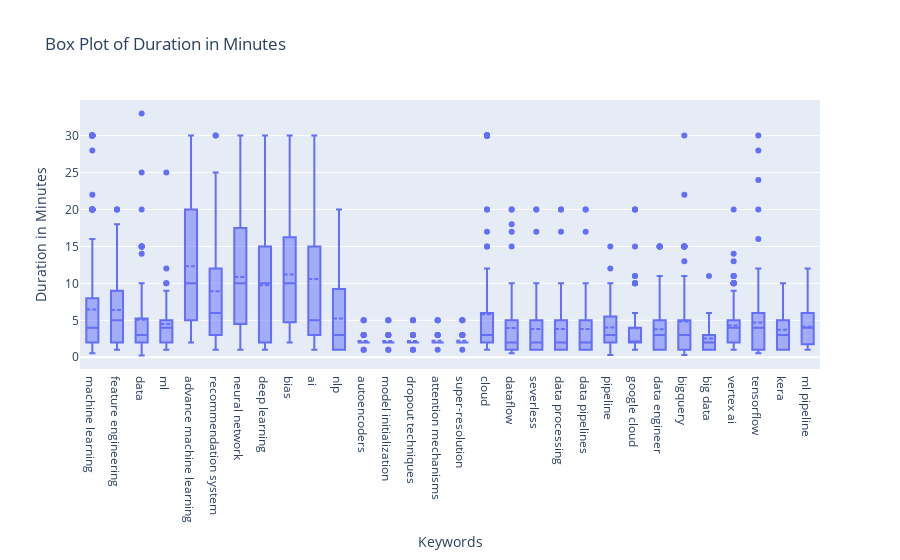

The cell this chart's notebook holds for it:
### Code cell
import plotly.graph_objects as go

fig = go.Figure()

fig.add_trace(go.Box(
    y=keyword_viz["Duration_in_minutes"],
    x=keyword_viz["Keywords_lemmatized"],
    name='Duration in Minutes',
    boxmean=True  # This shows the mean
))

fig.update_layout(
    title="Box Plot of Duration in Minutes",
    xaxis_title="Keywords",
    yaxis_title="Duration in Minutes"
)

fig.show()

### Figure 1 — Plotly figure (JSON) as saved in the notebook; plotly's stock layout.template omitted (floating-point values rounded to 4 significant figures; data arrays with more than 128 entries replaced by an {"elided": "..."} marker saying what was removed)
{"data": [{"boxmean": true, "name": "Duration in Minutes", "type": "box", "x": {"elided": "2433 str values"}, "y": {"elided": "2433 float values"}}], "layout": {"title": {"text": "Box Plot of Duration in Minutes"}, "xaxis": {"title": {"text": "Keywords"}}, "yaxis": {"title": {"text": "Duration in Minutes"}}}}
